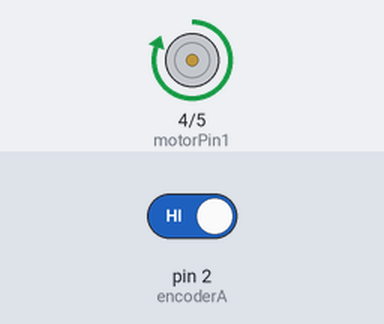
Recording of a program running on a simulated Arduino Uno, built with avr-gcc and run on an emulated ATmega328P. Shown: motor-driver pin pairs drawn as motors (green arrow = first pin HIGH = forward, orange = second pin HIGH = backward, longer = more drive, scaled by the enable pin). Inputs (shaded band) come from the test bench; at power-on: pin 2 (encoderA) HIGH. What the program prints to the serial monitor is not drawn.

Above: at 0.1 s.
Timing chart, 0 to 1.6 s (numbered marks = the images above):
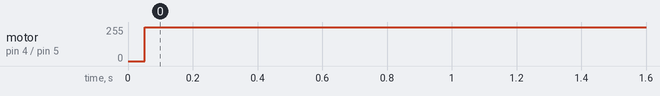

The program:

main.cpp
```cpp
#include <Arduino.h>

// Motor
int motorPin1 = 4;
int motorPin2 = 5;
int enablePin = 6;

//Encoder
int encoderA = 2;
int encoderB = 3;

//PPR
int PPR = 337;

//PID control
const double Kp = 4;
const double Ki = 0.001;
const double Kd = 2;

unsigned long encoderCount = 0;
unsigned long previousTime = 0;
unsigned long currentTime = 0;
double RPM = 0;
double targetRPM = 100;
double error = 0;
double timeTook = 0;
double previousError = 0;
double derivative = 0;
double cumError = 0;
double PIDcontrol = 0;
int previousCount = 0;

void Encoder()
{
  encoderCount++;
}

void setup() {
  // sets the pins as outputs:
  pinMode(motorPin1, OUTPUT);
  pinMode(motorPin2, OUTPUT);
  pinMode(enablePin, OUTPUT);

  pinMode(encoderA, INPUT_PULLUP);
  pinMode(encoderB, INPUT_PULLUP);
  attachInterrupt(digitalPinToInterrupt(encoderA), Encoder, RISING);

  Serial.begin(115200);

  // testing
  Serial.println("Initializing...");

}

void loop() {
  currentTime = millis();
  if (currentTime - previousTime >= 50){
    RPM = (encoderCount * 20 * 60) / 337;
    error = targetRPM - RPM;

    timeTook = currentTime - previousTime;

    cumError += (error)*timeTook;

    derivative = (error - previousError) / timeTook;

    PIDcontrol = (Kp * error) + (Ki * cumError) + (Kd * derivative);
    PIDcontrol = abs(PIDcontrol);

    if (PIDcontrol > 255){
      PIDcontrol = 255;
    } else if (PIDcontrol < 0){
      PIDcontrol = 0;
    }

    Serial.print("RPM: ");
    Serial.print(RPM);
    Serial.print(" PID: ");
    Serial.println(PIDcontrol);

    analogWrite(enablePin, PIDcontrol);
    digitalWrite(motorPin1, HIGH);
    digitalWrite(motorPin2, LOW);

    encoderCount = 0;
    previousError = error;
    previousTime = currentTime;


  }

}
```

Measured:
- by itself, motor on pin 4 (motorPin1) / pin 5 (motorPin2): stopped → forward 255/255 at 0.05 s
